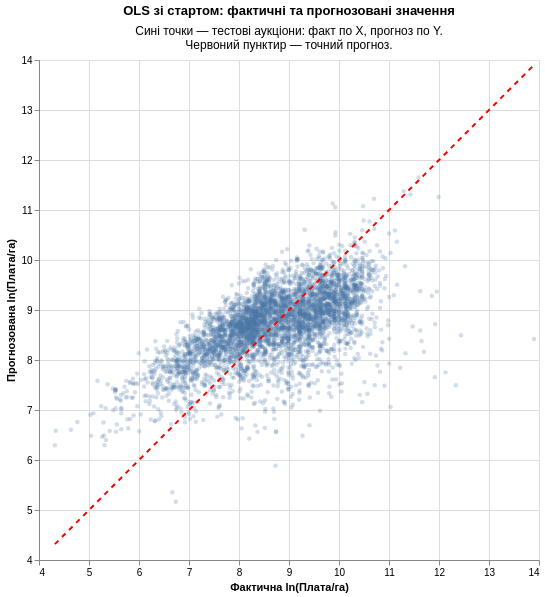

The cell this chart's notebook holds for it:
### Code cell
plot_data = pd.DataFrame({
    'actual': test_ols['ln_final_per_ha'].to_numpy(),
    'predicted': np.asarray(pred_with_start)
})
limits = [plot_data.min().min(), plot_data.max().max()]
points = alt.Chart(plot_data).mark_circle(
    size=20, opacity=.25
).encode(
    x=alt.X('actual:Q', title='Фактична ln(Плата/га)',
            scale=alt.Scale(domain=limits, zero=False)),
    y=alt.Y('predicted:Q', title='Прогнозована ln(Плата/га)',
            scale=alt.Scale(domain=limits, zero=False))
)
diagonal = alt.Chart(pd.DataFrame({
    'actual': limits,
    'predicted': limits
})).mark_line(color='red', strokeDash=[5, 5]).encode(
    x='actual:Q',
    y='predicted:Q'
)
(points + diagonal).properties(
    width=500, height=500,
    title=alt.TitleParams(
        text='OLS зі стартом: фактичні та прогнозовані значення',
        subtitle=['Сині точки — тестові аукціони: факт по X, прогноз по Y.', 'Червоний пунктир — точний прогноз.'],
        subtitleFontSize=12, subtitlePadding=8
    ))

### Figure 1 — Vega-Lite specification as saved in the notebook (floating-point values rounded to 4 significant figures; data arrays with more than 128 entries replaced by an {"elided": "..."} marker saying what was removed)
{"config": {"view": {"continuousWidth": 300, "continuousHeight": 300}}, "layer": [{"data": {"name": "data-e3cd3390526f88606b25d83401af36ba"}, "mark": {"type": "circle", "opacity": 0.25, "size": 20}, "encoding": {"x": {"field": "actual", "scale": {"domain": [4.317, 13.9], "zero": false}, "title": "Фактична ln(Плата/га)", "type": "quantitative"}, "y": {"field": "predicted", "scale": {"domain": [4.317, 13.9], "zero": false}, "title": "Прогнозована ln(Плата/га)", "type": "quantitative"}}}, {"data": {"name": "data-9dadf23ae0f8b1f5de4aea278798c86c"}, "mark": {"type": "line", "color": "red", "strokeDash": [5, 5]}, "encoding": {"x": {"field": "actual", "type": "quantitative"}, "y": {"field": "predicted", "type": "quantitative"}}}], "height": 500, "title": {"text": "OLS зі стартом: фактичні та прогнозовані значення", "subtitle": ["Сині точки — тестові аукціони: факт по X, прогноз по Y.", "Червоний пунктир — точний прогноз."], "subtitleFontSize": 12, "subtitlePadding": 8}, "width": 500, "$schema": "https://vega.github.io/schema/vega-lite/v6.4.1.json", "datasets": {"data-e3cd3390526f88606b25d83401af36ba": {"elided": "4463 records"}, "data-9dadf23ae0f8b1f5de4aea278798c86c": [{"actual": 4.317, "predicted": 4.317}, {"actual": 13.9, "predicted": 13.9}]}}
